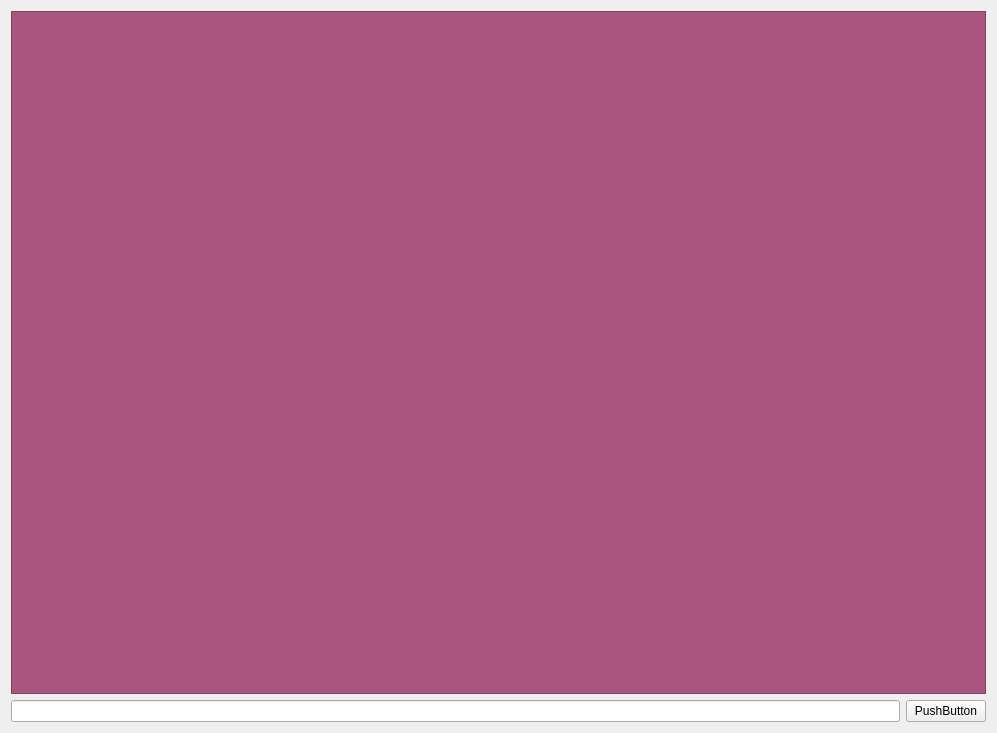
<?xml version="1.0" encoding="UTF-8"?>
<ui version="4.0">
 <class>Form</class>
 <widget class="QWidget" name="Form">
  <property name="geometry">
   <rect>
    <x>0</x>
    <y>0</y>
    <width>997</width>
    <height>733</height>
   </rect>
  </property>
  <property name="windowTitle">
   <string>ChatGPT</string>
  </property>
  <layout class="QVBoxLayout" name="verticalLayout">
   <item>
    <widget class="QTextEdit" name="textEdit">
     <property name="styleSheet">
      <string notr="true">background-color: rgb(170, 85, 127);</string>
     </property>
    </widget>
   </item>
   <item>
    <layout class="QGridLayout" name="gridLayout">
     <item row="0" column="0">
      <widget class="QLineEdit" name="lineEdit"/>
     </item>
     <item row="0" column="1">
      <widget class="QPushButton" name="pushButton">
       <property name="text">
        <string>PushButton</string>
       </property>
      </widget>
     </item>
    </layout>
   </item>
  </layout>
 </widget>
 <resources/>
 <connections/>
</ui>
